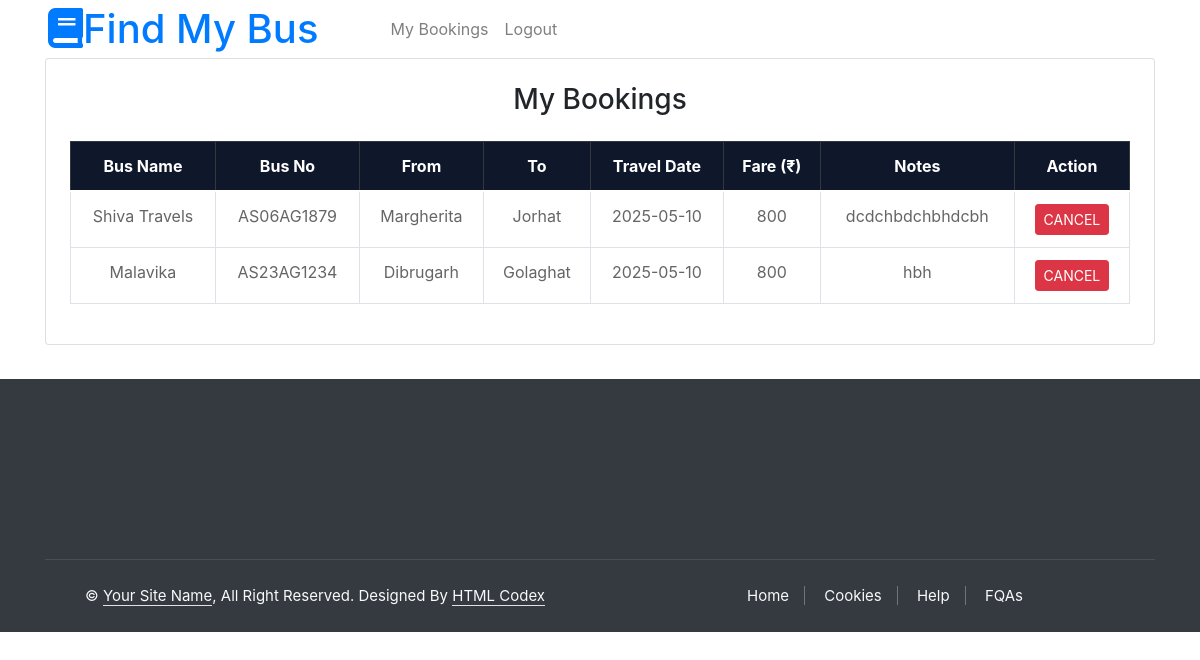
Page /mybooking.php (signed in) on the committed database.
### tables this page shows
CREATE TABLE IF NOT EXISTS `booking` (
  `id` int NOT NULL AUTO_INCREMENT,
  `bus_id` int NOT NULL,
  `user_email` varchar(100) NOT NULL,
  `travel_date` varchar(100) NOT NULL,
  `notes` varchar(1000) NOT NULL,
  PRIMARY KEY (`id`)
);

CREATE TABLE IF NOT EXISTS `register` (
  `id` int NOT NULL AUTO_INCREMENT,
  `bname` varchar(100) NOT NULL,
  `oname` varchar(100) NOT NULL,
  `email` varchar(100) NOT NULL,
  `phone` varchar(100) NOT NULL,
  `bno` varchar(100) NOT NULL,
  `bchasis` varchar(100) NOT NULL,
  `bengine` varchar(100) NOT NULL,
  PRIMARY KEY (`id`)
);

CREATE TABLE IF NOT EXISTS `bus_details` (
  `id` int NOT NULL AUTO_INCREMENT,
  `bid` int NOT NULL,
  `bstart` varchar(100) NOT NULL,
  `bend` varchar(100) NOT NULL,
  `btype` varchar(100) NOT NULL,
  `fare` varchar(50) NOT NULL,
  `bstatus` varchar(100) NOT NULL,
  PRIMARY KEY (`id`)
);

### mybooking.php (the view, shortened to what this page needs)
<?php
include("db_connection.php");
$email = $_SESSION['user_email'];
$booking_sql = "SELECT b.id, b.travel_date, b.notes, d.fare, d.bstart, d.bend, r.bname, r.bno
                FROM booking b
                JOIN bus_details d ON b.bus_id = d.bid
                JOIN register r ON d.bid = r.id
                WHERE b.user_email = ?
                ORDER BY b.travel_date DESC";
$stmt = $con->prepare($booking_sql);
$stmt->bind_param("s", $email);
$stmt->execute();
$booking_result = $stmt->get_result();
?>
<?php include('uheader.php'); ?>
<div class="page-content">
    <div class="container">
        <div class="card p-4 mb-5">
            <h3 class="text-center mb-4">My Bookings</h3>
            <?php if ($booking_result->num_rows > 0): ?>
                <div class="table-responsive">
                    <table class="table table-bordered text-center">
                        <thead class="table-dark">
                            <tr>
                                <th>Bus Name</th>
                                <th>Bus No</th>
                                <th>From</th>
                                <th>To</th>
                                <th>Travel Date</th>
                                <th>Fare (₹)</th>
                                <th>Notes</th>
                                <th>Action</th>
                            </tr>
                        </thead>
                        <tbody>
                        <?php while ($row = $booking_result->fetch_assoc()): ?>
                            <tr>
                                <td><?= htmlspecialchars($row['bname']) ?></td>
                                <td><?= htmlspecialchars($row['bno']) ?></td>
                                <td><?= htmlspecialchars($row['bstart']) ?></td>
                                <td><?= htmlspecialchars($row['bend']) ?></td>
                                <td><?= htmlspecialchars($row['travel_date']) ?></td>
                                <td><?= htmlspecialchars($row['fare']) ?></td>
                                <td><?= htmlspecialchars($row['notes']) ?></td>
                                <td>
                                    <a href="?cancel=<?= $row['id'] ?>" onclick="return confirm('Are you sure you want to cancel this booking?');" class="btn btn-danger btn-sm">Cancel</a>
                                </td>
                            </tr>
                        <?php endwhile; ?>
                        </tbody>
                    </table>
                </div>
            <?php else: ?>
                <p class="text-center">You have no bookings yet.</p>
            <?php endif; ?>
        </div>
    </div>
</div>
<br><br><br><br>
<div class="container-fluid bg-dark text-light footer wow fadeIn" data-wow-delay="0.1s">
    <div class="container">
        <div class="copyright">
            <div class="row">
                <div class="col-md-6 text-center text-md-start mb-3 mb-md-0">
                    &copy; <a class="border-bottom" href="#">Your Site Name</a>, All Right Reserved.
                    Designed By <a class="border-bottom" href="https://htmlcodex.com">HTML Codex</a>
                </div>
                <div class="col-md-6 text-center text-md-end">
                    <div class="footer-menu">
                        <a href="">Home</a>
                        <a href="">Cookies</a>
                        <a href="">Help</a>
                        <a href="">FQAs</a>
                    </div>
                </div>
            </div>
        </div>
    </div>
</div>
</body>
</html>

### css/style.css (style rules this page uses)
:root { --primary: #FEA116; --light: #F1F8FF; --dark: #0F172B; }
.btn { font-weight: 500; text-transform: uppercase; transition: .5s; }
.footer { position: relative; margin-top: -110px; padding-top: 180px; }
.footer .copyright { padding: 25px 0; font-size: 15px; border-top: 1px solid rgba(256, 256, 256, .1); }
.footer .copyright a { color: var(--light); }
.footer .footer-menu a { margin-right: 15px; padding-right: 15px; border-right: 1px solid rgba(255, 255, 255, .3); }
.footer .footer-menu a:last-child { margin-right: 0; padding-right: 0; border-right: none; }

### rows in the picture
booking: register.bname "Shiva Travels", register.bno "AS06AG1879", bus_details.bstart "Margherita", bus_details.bend "Jorhat", travel_date "2025-05-10", bus_details.fare "800", notes "dcdchbdchbhdcbh"
booking: register.bname "Malavika", register.bno "AS23AG1234", bus_details.bstart "Dibrugarh", bus_details.bend "Golaghat", travel_date "2025-05-10", bus_details.fare "800", notes "hbh"
